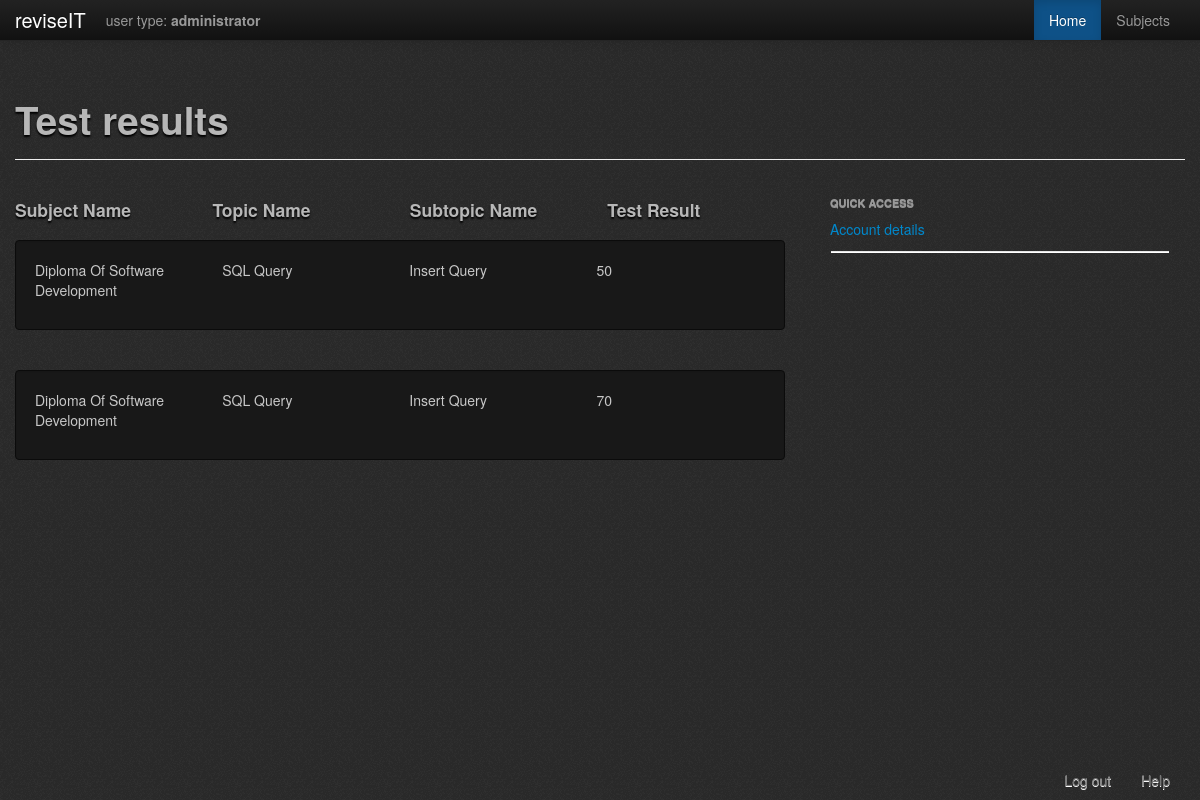
Page /php/student/TestResults.php?ID=4 (signed in) on the committed database.
### tables this page shows
CREATE TABLE `results` (
  `ResultID` int(11) NOT NULL AUTO_INCREMENT,
  `UserID` int(11) NOT NULL,
  `TestID` int(11) DEFAULT NULL,
  `Result` int(11) DEFAULT NULL,
  PRIMARY KEY (`ResultID`),
  KEY `userid` (`UserID`),
  KEY `testid` (`TestID`)
);

CREATE TABLE `subject` (
  `SubjectID` int(11) NOT NULL AUTO_INCREMENT,
  `SubjectCode` varchar(50) NOT NULL,
  `SubjectName` text NOT NULL,
  `UserID` int(11) NOT NULL,
  `Dateupdated` date NOT NULL,
  PRIMARY KEY (`SubjectID`),
  KEY `FK_subject` (`UserID`)
);

CREATE TABLE `topic` (
  `TopicID` int(5) NOT NULL AUTO_INCREMENT,
  `TopicName` text NOT NULL,
  `SubjectID` int(11) NOT NULL,
  `SubjectCode` varchar(50) NOT NULL,
  `deletionStatus` tinyint(1) NOT NULL COMMENT '0 = display, 1 = not display',
  `dateupdated` date NOT NULL,
  PRIMARY KEY (`TopicID`),
  KEY `FK_topicsub` (`SubjectID`)
);

CREATE TABLE `subtopic` (
  `SubtopicID` int(11) NOT NULL AUTO_INCREMENT,
  `SubtopicName` varchar(50) NOT NULL,
  `TopicID` int(11) NOT NULL,
  `SubtopicBriefDescription` text NOT NULL,
  `Content` text NOT NULL,
  `Downloads` int(11) NOT NULL,
  `DateUpdated` date NOT NULL,
  PRIMARY KEY (`SubtopicID`),
  KEY `FK_subtopic` (`TopicID`)
);

### php/student/TestResults.php (the view, shortened to what this page needs)
<?php
	require '../check_logged_in.php';
	$User_ID = $_GET['ID'];
?>
<!DOCTYPE html PUBLIC "-//W3C//DTD XHTML 1.0 Transitional//EN" "http://www.w3.org/TR/xhtml1/DTD/xhtml1-transitional.dtd">
<html xmlns="http://www.w3.org/1999/xhtml">
<head>
	<?php
		include '../header_container.php';
	?>
</head>
<body>
	<?php
		include 'subtopics_menu_bar.php';
	?>
	<br /><br />
<div class="container">
	<div class="page-header">
        <h1>Test results</h1>
    </div>
    	<div class="row-fluid">
        	<div class="span8">
            	<div class='row-fluid'>
                    <div class='span3'><h4>Subject Name</h4></div>
                    <div class='span3'><h4>Topic Name</h4></div>
                    <div class='span3'><h4>Subtopic Name</h4></div>
                    <div class='span3'><h4>Test Result</h4></div>
				</div>
            <?php
						$Result2 = $db->prepare("SELECT * FROM results WHERE UserID = ".$User_ID);
						$Result2->execute();
						while($row2 = $Result2->fetch(PDO::FETCH_ASSOC)){
							$Result = $row2['Result'];
							$Result3 = $db->prepare("SELECT * FROM subtopic WHERE SubtopicID = ".$row2['TestID'].";");
							$Result3->execute();
							$row3 = $Result3->fetch(PDO::FETCH_ASSOC);
							$topicID = $row3['TopicID'];
							$subtopic = $row3['SubtopicName'];
							$Result4 = $db->prepare("SELECT * FROM topic WHERE TopicID = ".$topicID);
							$Result4->execute();
							$row4 = $Result4->fetch(PDO::FETCH_ASSOC);
							$topic = $row4['TopicName'];
							$subjectID = $row4['SubjectID'];
							$Result5 = $db->prepare("SELECT * FROM subject WHERE SubjectID = ".$subjectID);
							$Result5->execute();
							$row5 = $Result5->fetch(PDO::FETCH_ASSOC);
							$subject = $row5['SubjectName'];
						echo "<div class='well'>";
								echo "<div class='row-fluid'>";
									echo "<div class='span3'>".$subject."</div>";
									echo "<div class='span3'>".$topic."</div>";
									echo "<div class='span3'>".$subtopic."</div>";
									echo "<div class='span3'>".$Result."</div>";
								echo "</div>";
						echo "</div>";
						}
			?>
            </div>
            <div class="span4">
                <ul class="nav nav-list">
                    <li class="nav-header">Quick Access</li>
                    <li><a href="#">Account details</a></li>
                    <li class="divider"></li>
                </ul>
            </div>
        </div>
    </div>
		<?php
			include '../footer.php';
		?>
</body>
</html>

### rows in the picture
results: subject.SubjectName "Diploma Of Software Development", topic.TopicName "SQL Query", TestID.SubtopicName "Insert Query", Result "50"
results: subject.SubjectName "Diploma Of Software Development", topic.TopicName "SQL Query", TestID.SubtopicName "Insert Query", Result "70"
